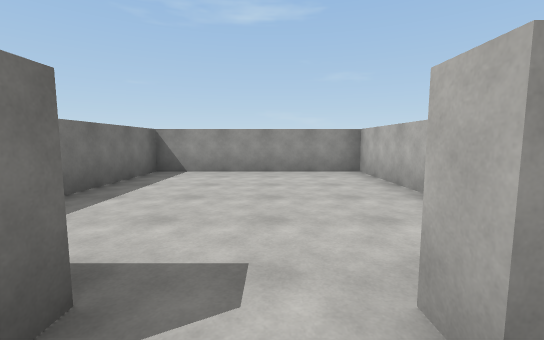
view 1 (above)

15 first-person views from a walk through a scene from a Unity 3-D project. The camera is 1.4 m above the floor, tilts 6° down and sees 90° across. The floor is counted in squares, 2 m on a side. Each view is taken from the middle of a square. On the plan, view 1 faces up. The plan holds only what a view shows up to about 9 squares ahead; the rest is blank. The player character is not drawn.

view 2
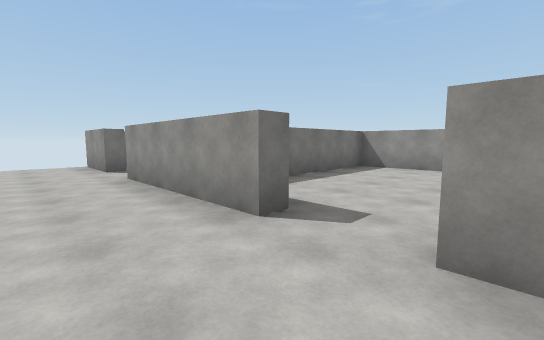

view 3
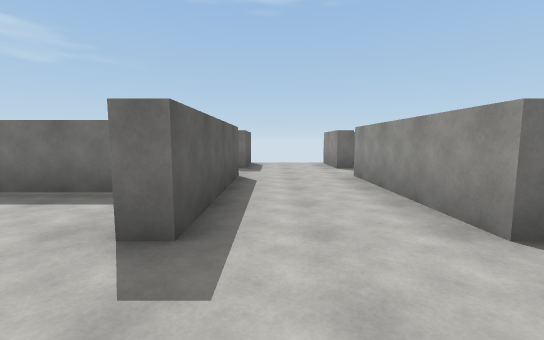

view 4
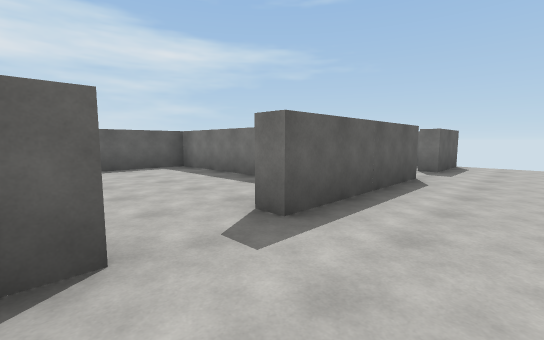

view 5
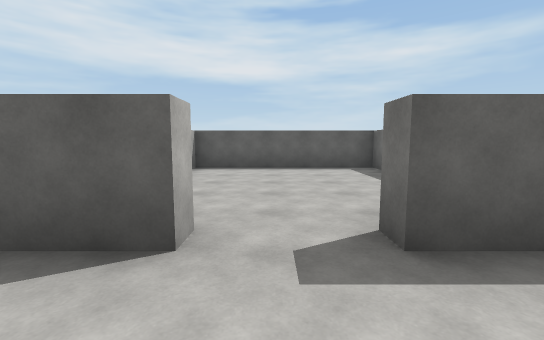

view 6
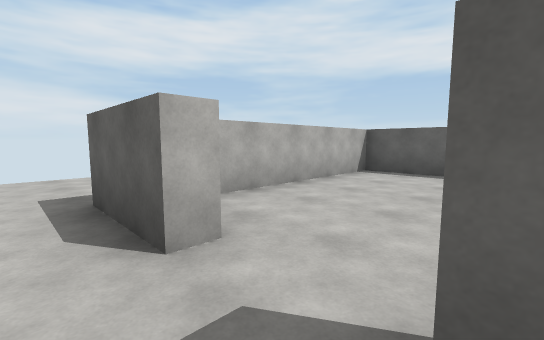

view 7
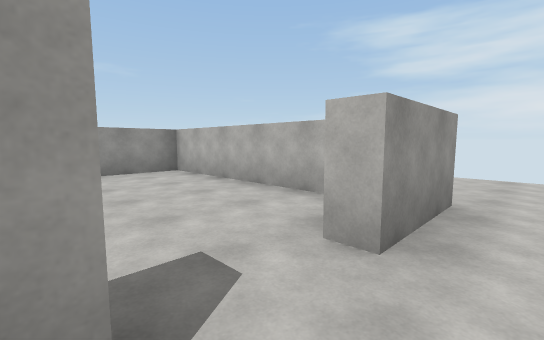

view 8
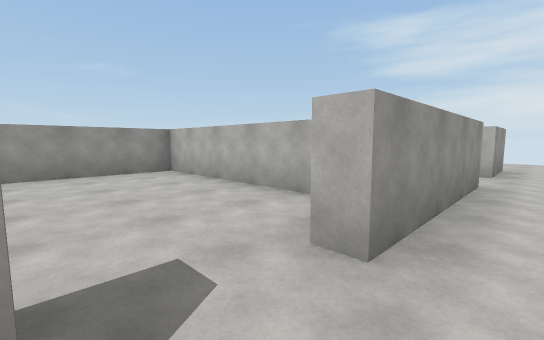

view 9
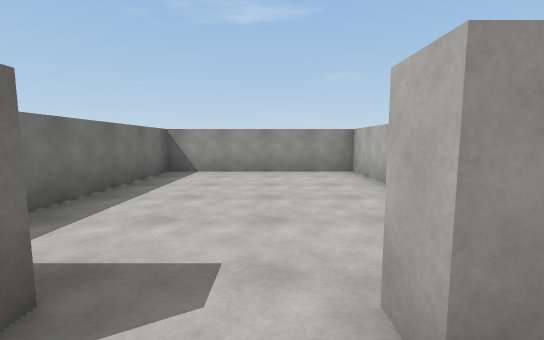

view 10
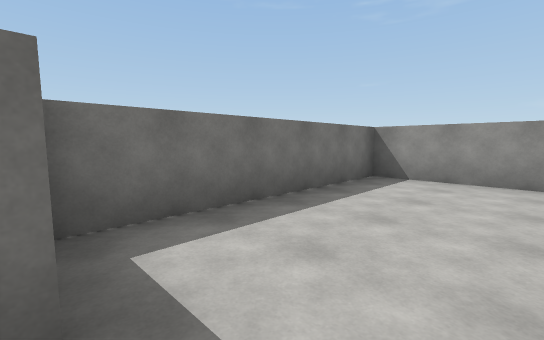

view 11
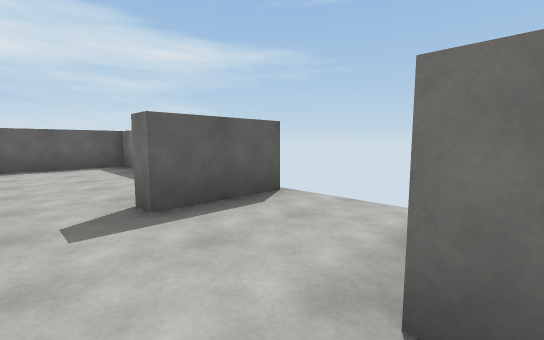

view 12
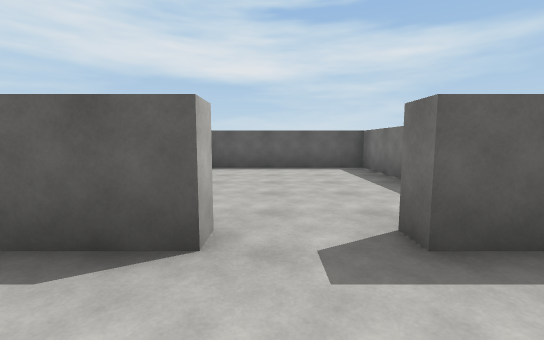

view 13
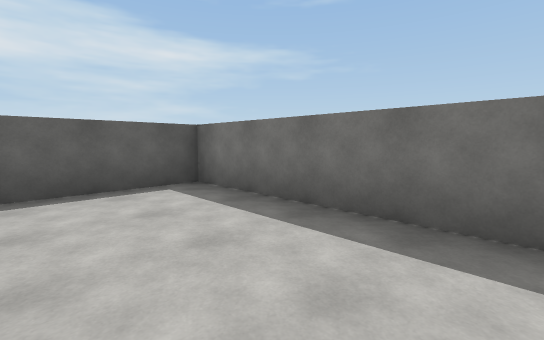

view 14
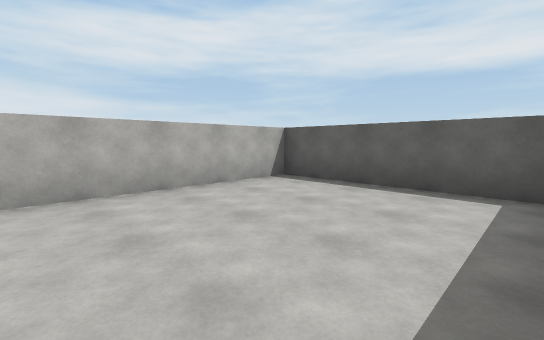

view 15
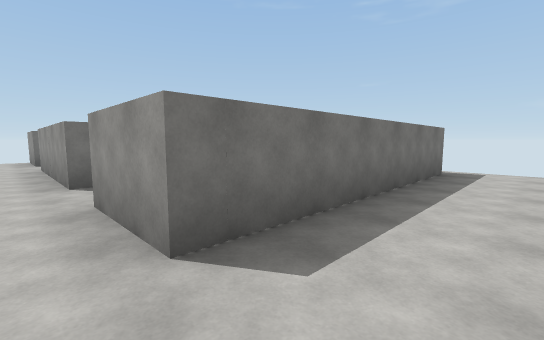

### Floor plan
Points are (right, up) in squares from view 1. A wall is a line through its corners. A room is listed if a view was taken in it or the views show most of it. See-through windows are left out.
Room 1 (views 1, 5, 6, 7, 8, 9, 10, 11, 12)
walls: (-4.5, -2.1) (-4.5, -1.7) (-0.8, -1.7) (-0.8, -2.1); (-6, 1.1) (-6, 0.7) (-7.9, 0.7); (-0.8, 0.7) (-4.5, 0.7) (-4.5, 1.1); (-7.9, -1.7) (-6, -1.7) (-6, -2.1); (0.6, -2.1) (0.6, -1.7)
ways out: opening at (1.5, -0.5) to room 2; opening at (-5.5, -2) to room 3; opening at (0, 1) to room 4; opening at (-5.5, 1) to room 5; opening at (0, -2) to room 6
Room 2 (views 2, 3, 4, 15)
walls: (0.6, -1.7) (2.5, -1.7); (2.5, 6.8) (2.5, 0.7) (0.6, 0.7)
ways out: opening at (1.5, -0.5) to room 1
Room 3 (views 13, 14)
walls: (-7.4, -2.5) (-7.4, -7.3) (-3.1, -7.3) (-3.1, -2.9)
ways out: opening at (-5.5, -2) to room 1
Room 4 (no view inside)
walls: (2, 2) (2, 6.3) (-2.7, 6.3) (-2.7, 3.1); (-0.8, 1.1) (-0.8, 0.7); (0.6, 0.7) (0.6, 1.1)
ways out: opening at (0, 1) to room 1
Room 5 (no view inside)
walls: (-3.1, 2.1) (-3.1, 6.3) (-7.4, 6.3) (-7.4, 1.1)
ways out: opening at (-5.5, 1) to room 1
Room 6 (no view inside)
walls: (-2.7, -3.1) (-2.7, -7.3) (2, -7.3) (2, -3)
ways out: opening at (0, -2) to room 1

Where each view was taken, in squares from view 1:
view 1: 0 up, 0 right, facing up
view 2: 1 down, 1 right, facing up-left
view 3: 1 down, 1 right, facing left
view 4: 0 up, 1 right, facing down-left
view 5: 0 up, 0 right, facing down
view 6: 1 down, 1 left, facing down-right
view 7: 0 up, 1 left, facing up-right
view 8: 0 up, 6 left, facing up-right
view 9: 0 up, 5 left, facing up
view 10: 1 up, 5 left, facing up-left
view 11: 1 up, 5 left, facing down-left
view 12: 0 up, 5 left, facing down
view 13: 3 down, 5 left, facing down-left
view 14: 3 down, 7 left, facing down-right
view 15: 0 up, 4 right, facing up-left
